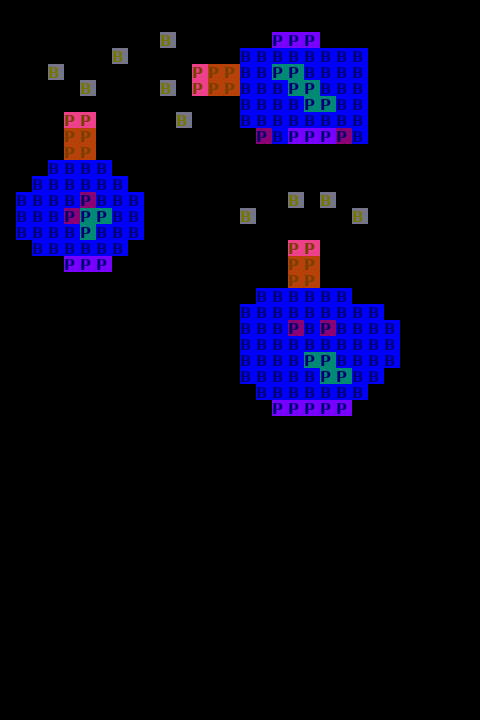

The image is a tile-based game level rendered from a .tmx file. Its description and source (layers, tilesets, objects; grid data summarised) follow:
An orthogonal 30x45 tile map with 16x16 px tiles, 3 tile layers (block_behaviors, power_ups, blocks), 3 tilesets.

<map version="1.0" tiledversion="1.1.4" orientation="orthogonal" renderorder="right-down" width="30" height="45" tilewidth="16" tileheight="16" infinite="0" nextobjectid="1">
 <tileset firstgid="1" source="block_images.tsx" />
 <tileset firstgid="1351" source="block_behaviors.tsx" />
 <tileset firstgid="2701" source="power_up_behaviors.tsx" />
 <layer name="block_behaviors" width="30" height="45">
  <data>[1350 cells, 187 non-empty, 1 distinct tile ids]</data>
 </layer>
 <layer name="power_ups" width="30" height="45">
  <data>[1350 cells, 51 non-empty, 4 distinct tile ids]</data>
 </layer>
 <layer name="blocks" width="30" height="45" opacity="0.46">
  <data>[1350 cells, 187 non-empty, 3 distinct tile ids]</data>
 </layer>
</map>
